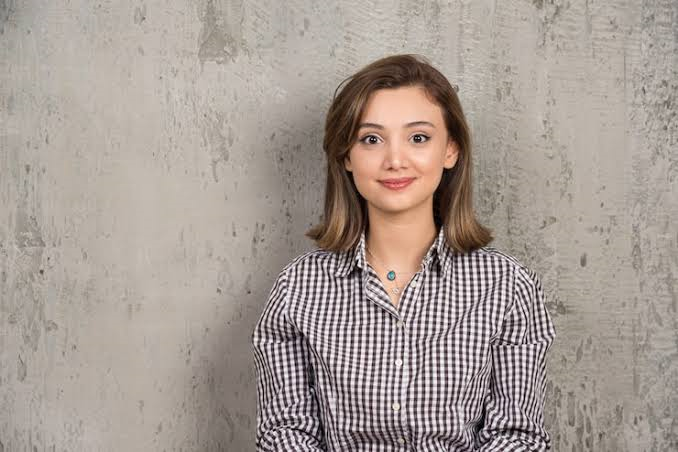
#> input picture Day19/Image Enhancements Scripts/image.png, 678 x 452 px
$ python Image_Brightness.py
#> lines starting #> are read from the running program, lines starting #| are printed output that depends on the picture
# This Program shows how to increase and decrease image brightness

import cv2

img = cv2.imread(r"image.png")
#> img is the input picture: shape (452, 678, 3); mean B, G, R 148.1, 155.3, 166.9

bright = cv2.convertScaleAbs(img, alpha=1, beta=60)
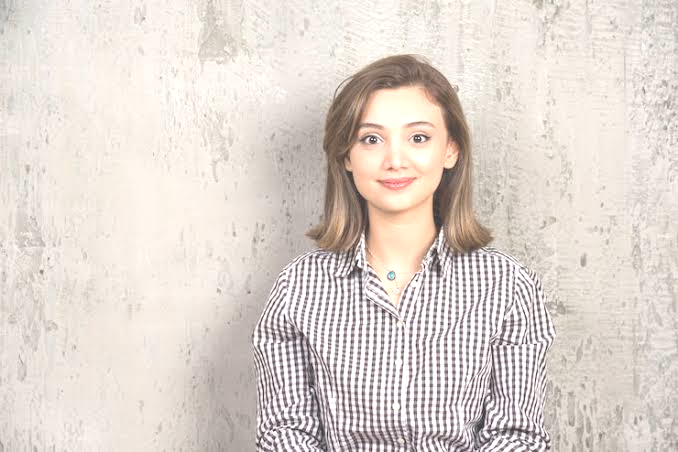
#> bright: shape (452, 678, 3); mean B, G, R 207.1, 214.5, 224.4

dark = cv2.convertScaleAbs(img, alpha=1, beta=-60)
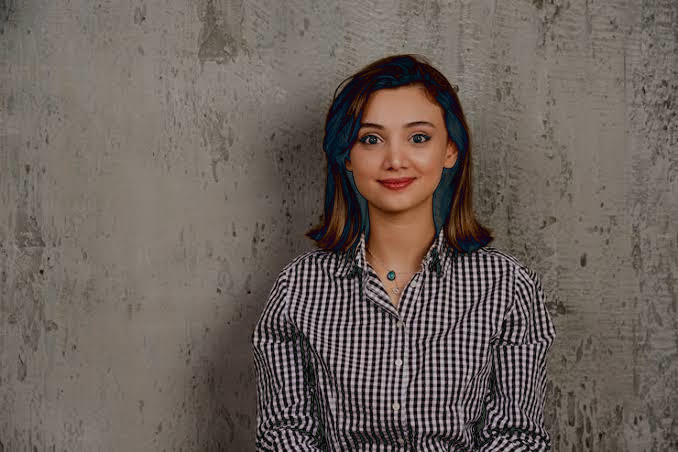
#> dark: shape (452, 678, 3); mean B, G, R 90.8, 97.5, 107.9

cv2.imshow("Original", img)
cv2.imshow("Bright", bright)
cv2.imshow("Dark", dark)

cv2.waitKey(0)
cv2.destroyAllWindows()
